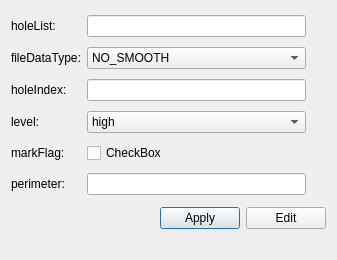
<?xml version="1.0" encoding="UTF-8"?>
<ui version="4.0">
 <class>fillHole</class>
 <widget class="QDialog" name="fillHole">
  <property name="geometry">
   <rect>
    <x>0</x>
    <y>0</y>
    <width>337</width>
    <height>260</height>
   </rect>
  </property>
  <property name="windowTitle">
   <string>Dialog</string>
  </property>
  <layout class="QVBoxLayout" name="verticalLayout">
   <item>
    <layout class="QHBoxLayout" name="horizontalLayout">
     <item>
      <layout class="QGridLayout" name="gridLayout">
       <item row="0" column="0">
        <widget class="QLabel" name="label">
         <property name="text">
          <string>holeList:</string>
         </property>
        </widget>
       </item>
       <item row="0" column="1">
        <widget class="QLineEdit" name="lineEdit"/>
       </item>
       <item row="1" column="0">
        <widget class="QLabel" name="label_2">
         <property name="text">
          <string>fileDataType:</string>
         </property>
        </widget>
       </item>
       <item row="2" column="0">
        <widget class="QLabel" name="label_3">
         <property name="text">
          <string>holeIndex:</string>
         </property>
        </widget>
       </item>
       <item row="2" column="1">
        <widget class="QLineEdit" name="lineEdit_3"/>
       </item>
       <item row="3" column="0">
        <widget class="QLabel" name="label_4">
         <property name="text">
          <string>level:</string>
         </property>
        </widget>
       </item>
       <item row="3" column="1">
        <widget class="QComboBox" name="comboBox">
         <item>
          <property name="text">
           <string>high</string>
          </property>
         </item>
         <item>
          <property name="text">
           <string>mid</string>
          </property>
         </item>
         <item>
          <property name="text">
           <string>low</string>
          </property>
         </item>
        </widget>
       </item>
       <item row="4" column="0">
        <widget class="QLabel" name="label_5">
         <property name="text">
          <string>markFlag:</string>
         </property>
        </widget>
       </item>
       <item row="4" column="1">
        <widget class="QCheckBox" name="checkBox">
         <property name="text">
          <string>CheckBox</string>
         </property>
        </widget>
       </item>
       <item row="5" column="0">
        <widget class="QLabel" name="label_6">
         <property name="text">
          <string>perimeter:</string>
         </property>
        </widget>
       </item>
       <item row="5" column="1">
        <widget class="QLineEdit" name="lineEdit_4">
         <property name="text">
          <string/>
         </property>
        </widget>
       </item>
       <item row="1" column="1">
        <widget class="QComboBox" name="comboBox_2">
         <item>
          <property name="text">
           <string>NO_SMOOTH</string>
          </property>
         </item>
         <item>
          <property name="text">
           <string>FLAT</string>
          </property>
         </item>
         <item>
          <property name="text">
           <string>TANGENT</string>
          </property>
         </item>
         <item>
          <property name="text">
           <string>CURVATURE</string>
          </property>
         </item>
        </widget>
       </item>
      </layout>
     </item>
     <item>
      <spacer name="verticalSpacer">
       <property name="orientation">
        <enum>Qt::Vertical</enum>
       </property>
       <property name="sizeHint" stdset="0">
        <size>
         <width>20</width>
         <height>40</height>
        </size>
       </property>
      </spacer>
     </item>
    </layout>
   </item>
   <item>
    <layout class="QHBoxLayout" name="horizontalLayout_2">
     <item>
      <spacer name="horizontalSpacer_2">
       <property name="orientation">
        <enum>Qt::Horizontal</enum>
       </property>
       <property name="sizeHint" stdset="0">
        <size>
         <width>40</width>
         <height>20</height>
        </size>
       </property>
      </spacer>
     </item>
     <item>
      <widget class="QPushButton" name="applyFillHoleBtn">
       <property name="text">
        <string>Apply</string>
       </property>
      </widget>
     </item>
     <item>
      <widget class="QPushButton" name="EditFillHoleBtn">
       <property name="text">
        <string>Edit</string>
       </property>
      </widget>
     </item>
    </layout>
   </item>
   <item>
    <spacer name="horizontalSpacer">
     <property name="orientation">
      <enum>Qt::Horizontal</enum>
     </property>
     <property name="sizeHint" stdset="0">
      <size>
       <width>316</width>
       <height>20</height>
      </size>
     </property>
    </spacer>
   </item>
  </layout>
 </widget>
 <resources/>
 <connections/>
</ui>
